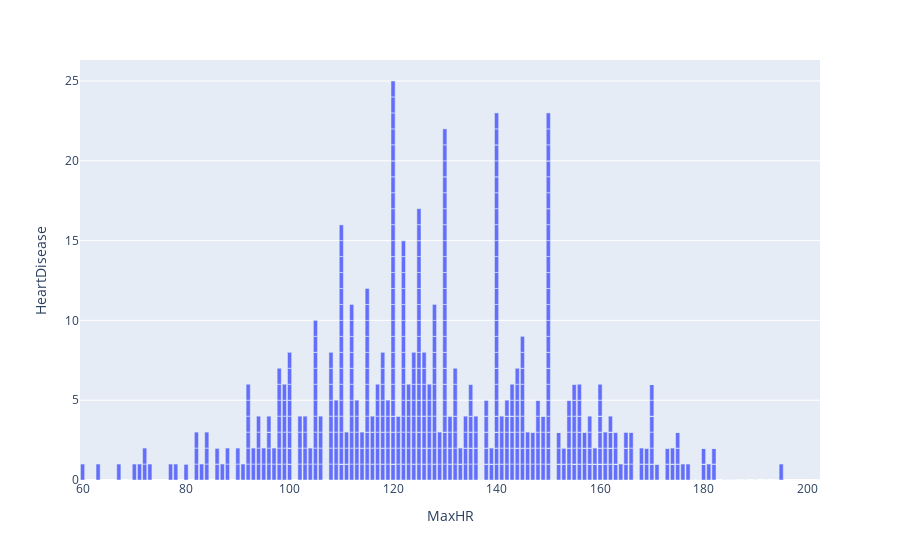

Source (notebook cell):
### Code cell
px.bar(x="MaxHR", y="HeartDisease", data_frame=heart) #this visualization uses Plotly library which is more interactive.

### Figure 1 — Plotly figure (JSON) as saved in the notebook; plotly's stock layout.template omitted (floating-point values rounded to 4 significant figures; data arrays with more than 128 entries replaced by an {"elided": "..."} marker saying what was removed)
{"data": [{"alignmentgroup": "True", "hovertemplate": "MaxHR=%{x}<br>HeartDisease=%{y}<extra></extra>", "legendgroup": "", "marker": {"color": "#636efa", "pattern": {"shape": ""}}, "name": "", "offsetgroup": "", "orientation": "v", "showlegend": false, "textposition": "auto", "type": "bar", "x": {"elided": "918 int values"}, "xaxis": "x", "y": {"elided": "918 int values"}, "yaxis": "y"}], "layout": {"barmode": "relative", "legend": {"tracegroupgap": 0}, "margin": {"t": 60}, "xaxis": {"anchor": "y", "domain": [0, 1], "title": {"text": "MaxHR"}}, "yaxis": {"anchor": "x", "domain": [0, 1], "title": {"text": "HeartDisease"}}}}
